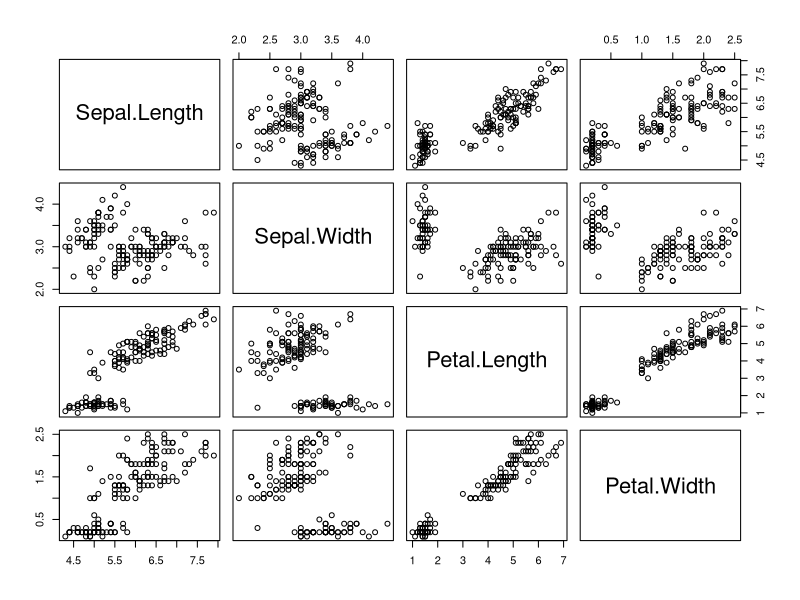
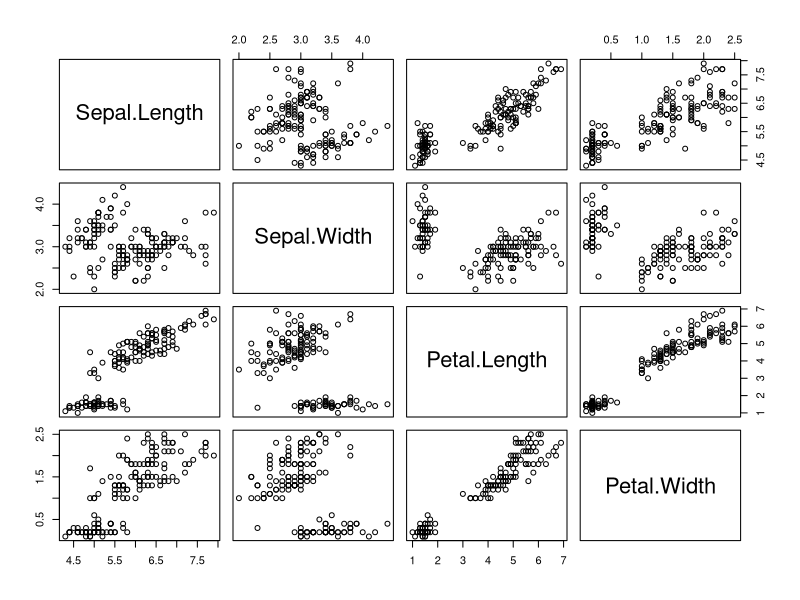
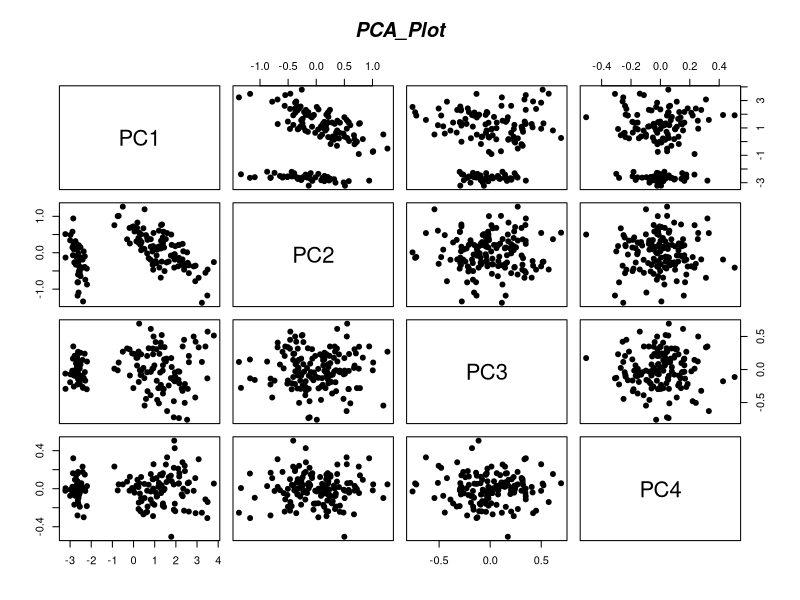
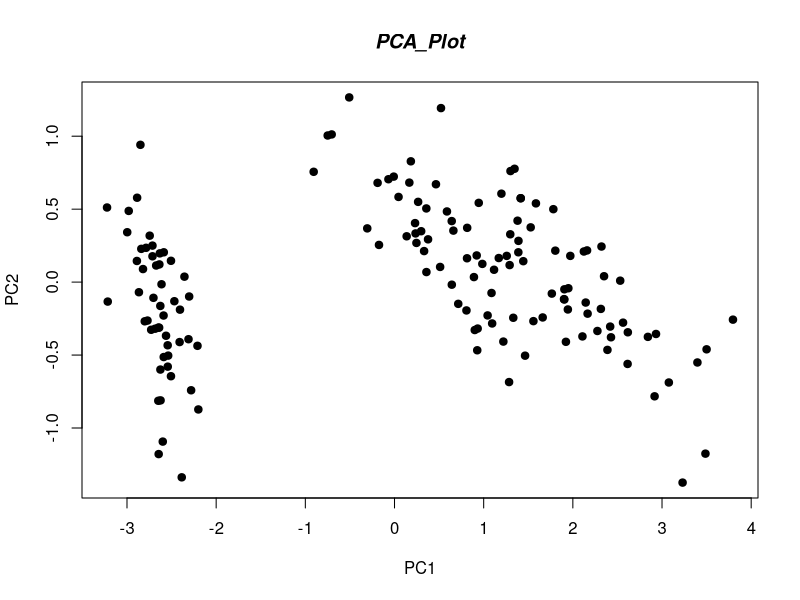
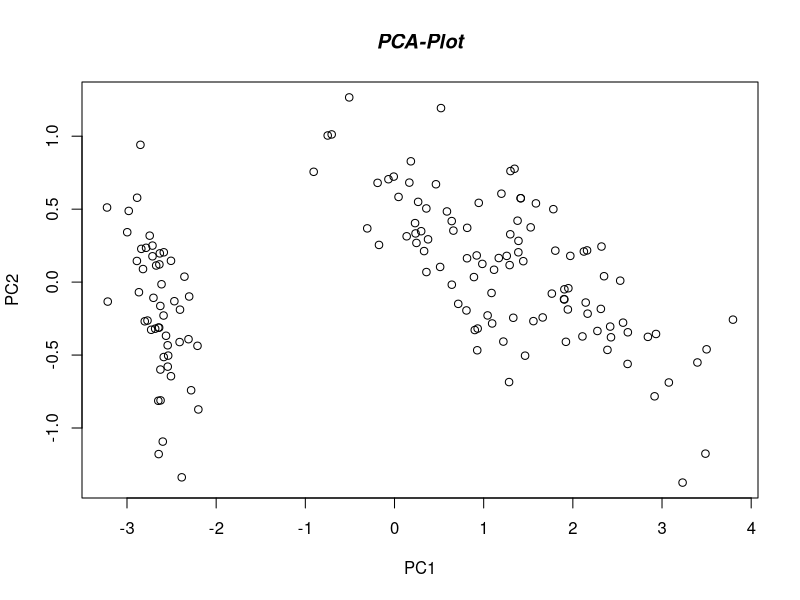
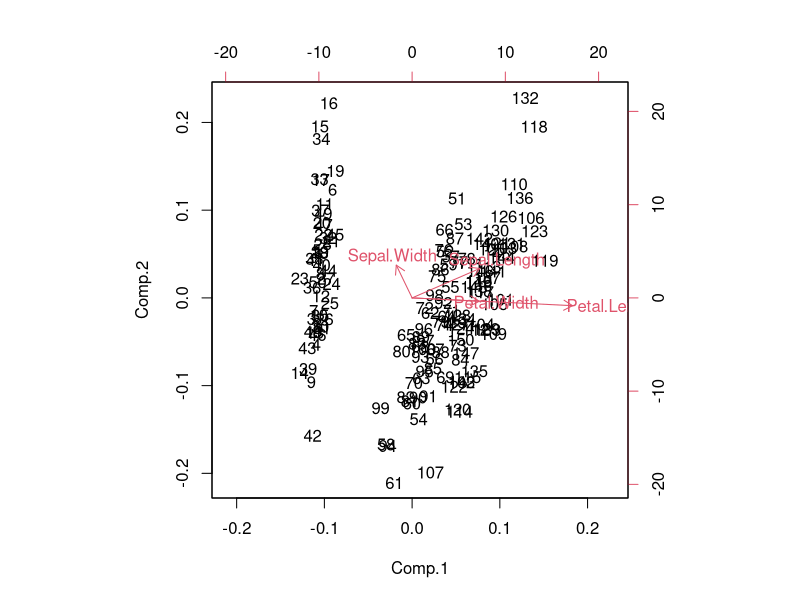

Write the R code that produced these figures, in order.

#############################
#Data Mining Practical Session
#Lab 1 Exercise 1
#
#Subject: Data Exploration in R 
#with Iris Dataset. Correlation, 
#Pairwise Visualization, and PCA.
#
#Author: Austin Schwinn
#
#Jan 17, 2017
#############################

#install.packages('rstudioapi')
library(rstudioapi)

#Set working directory
setwd(dirname(rstudioapi::getActiveDocumentContext()$path))

#Load in the data
data("iris")
irisFeat  <- iris[1:4]
irisLabel <- as.matrix(iris[5])

####
#Statistical Exploration
summary(iris)
help(iris)

#look at correlation
cor(irisFeat)

####
#Visualization
#plot the pairwise
pairs(irisFeat)

#pairs with changed colors by species
pairs(irisFeat, pch=21, 
      bg=c("red","green3","blue")[unclass(irisLabel)])

####
#Principle Component Analysis (PCA)
#use prcomp to compute princ comp analysis
iris.pca <- prcomp(irisFeat)

#Which attribute is best represented by first component?
iris.pca
#PC1 and petal.length has 85% correlation

#Is a reduced representation space a good rep for the 4 attrib?
summary(iris.pca)
#Yes, the representation explains the majority of the data present
# in a smaller dimensional space. PC1 represents 92% of the data in 
# a 1 dimensional space, and PC 1 & 2 combinged represent 98% of the
# data variance in a 2D space. That is good representation while
# cutting the dimensionality in half

#Plot pairwise rep of PCA, then just with first 2 components
win.graph(800,600,10)
pairs(iris.pca$x, main="PCA_Plot", font.main=4, pch=19)
plot(iris.pca$x, main="PCA_Plot", font.main=4, pch=19)

#pca with colors
plot(iris.pca$x, main="PCA-Plot", font.main=4,pch=21, 
     bg=c("red","green3","blue")[unclass(irisLabel)])

#Use the princomp function for computing the PCA and biplot
#function to represent in 2D space
iris.pca2 <- princomp(irisFeat)
iris.pca2

win.graph(800,600,10)
biplot(iris.pca2)
summary(iris.pca2)
